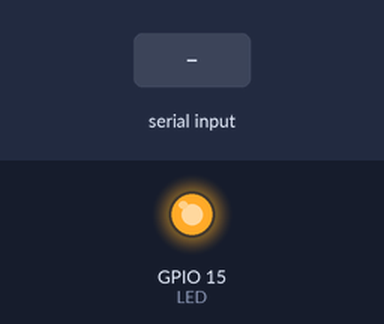
A sketch run on a simulated ESP32-S2. Parts: output pins drawn as LEDs (lit = HIGH). Dashed ring = blinking. The inputs (shaded band) are chosen by the test bench. EEPROM starts erased; what the sketch prints to the serial monitor is not drawn.

Above: at 0.23 s.
At 0.92 s:
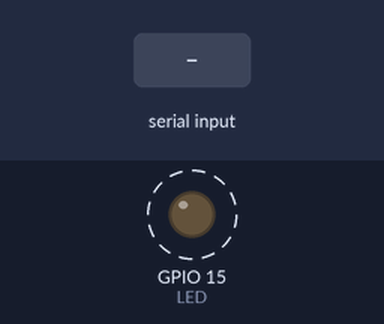
1.3 s: "client 1\n" received over Serial
4.3 s: "ssid 1\n" received over Serial
Timing chart, 0 to 16.3 s (numbered marks = the images above; inputs shaded):
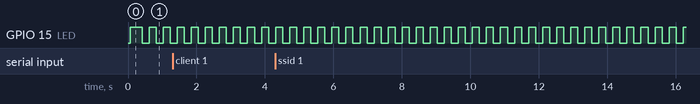

The sketch:

s2mini.ino
```cpp
#include <WiFi.h>
#include <WiFiClient.h>
#include <WebServer.h>
#include <ESPmDNS.h>
#include <EEPROM.h>
#include <AsyncUDP.h>

#define LED 15

AsyncUDP udp;

bool stav = false;
int treshold = 25;
int value = 0;
bool result = false;

bool connected = false;

String wifiMode = "none";

char ssid[50]= "cedule";
char password[50] = "password";

int opakovani = 0;

IPAddress ip;
IPAddress localIp (192,168,0,1);
IPAddress subnet (255,255,255,0);
IPAddress gateWay (192,168,0,1);

IPAddress broadcast (192,168,0,2);

WebServer server(8081);

int mem_ssid = 0;
int mem_pass = 0;
int mem_mode = 0;
int mem_value = 0;
int mem_tresh = 0;

void handleRoot() {

  String message = Execute("status","");

  for (uint8_t i = 0; i < server.args(); i++)
      message = Execute(server.argName(i), server.arg(i));

  server.send(200, "text/plain", message);
}

bool InitWifi() {
  bool result = false;

  if (strlen(ssid) == 0)
    Serial.println(GetErrorMessage(1));
  else {
    if (strlen(password) == 0)
      Serial.println(GetErrorMessage(2));
    else
      result = true;
  }

  return result;
}

bool Connect()
{
  if (wifiMode == "client")
      result = ClientMode();
  else if(wifiMode == "ap")
      result = APMode();

  connected = result;
  return result;
}

bool ClientMode()
{

  bool result = false;

  Serial.println();
  Serial.println();
  Serial.print("Pripojovani k ");
  Serial.println(ssid);
  Serial.print("Heslo ");
  Serial.println(password);

  WiFi.begin(ssid, password);

  opakovani = 0;
  delay(1000);

  while (WiFi.status() != WL_CONNECTED && opakovani < 3) {
    delay(500);
    Serial.print(".");
    WiFi.begin(ssid, password);
    opakovani++;
  }

  if (opakovani == 3) {
    Serial.println("");
    Serial.println("Nelze se pripojit k siti.");
  } else {
      ip = WiFi.localIP();
      Serial.println("");
      Serial.println("WiFi pripojena");
      Serial.println("IP adresa: ");
      Serial.println(ip);
      result = true;
  }

  return result;

}

bool APMode()
{

  Serial.println();
  Serial.println();
  Serial.print("Vytvoreni site ");
  Serial.println(ssid);
  Serial.print("Heslo ");
  Serial.println(password);

  WiFi.mode(WIFI_AP);

  WiFi.softAPConfig(localIp, gateWay, subnet);

  result = WiFi.softAP(ssid,password);

  if (result)
    ip = localIp;
  else
    ip = {0,0,0,0};

  Serial.println("IP adresa: ");
  Serial.println(ip);

  return result;

}

bool StartHttp() {

  if (MDNS.begin("esp32")) {
    Serial.println("MDNS responder started");

    server.on("/", handleRoot);

    server.on("/inline", []() {
      server.send(200, "text/plain", "this works as well");
    });

    server.onNotFound(handleNotFound);

    server.begin();
    Serial.println("HTTP server started");

    return true;
  }
}

void handleNotFound() {

  String message = "File Not Found\n\n";
  message += "URI: ";
  message += server.uri();
  message += "\nMethod: ";
  message += (server.method() == HTTP_GET) ? "GET" : "POST";
  message += "\nArguments: ";
  message += server.args();
  message += "\n";
  for (uint8_t i = 0; i < server.args(); i++) {
    message += " " + server.argName(i) + ": " + server.arg(i) + "\n";
  }
  server.send(404, "text/plain", message);
}

void setup() {

  pinMode(LED, OUTPUT);
  Serial.begin(115200);

  EEPROM.begin(1024);

  CalculateMemoryOffset();
  LoadSettings();

  digitalWrite(LED, true);

  if (InitWifi())
    if (Connect())
    {
      /*udp.connect(IPAddress(255,255,255,255), 8061);*/
      GetBroadcast();
      StartHttp();
    }
}

void loop() {

  Blinking();
  ReceiveSerial();
  server.handleClient();

  Display();
  delay(10);
}

void CallBroadcast()
{
  //udp.broadcast("tralala");
  Serial.println("Broadcasting...");
}

void GetBroadcast()
{
  if(udp.listen(8061)) {
  udp.onPacket([](AsyncUDPPacket packet) {
            Serial.print("UDP Packet Type: ");
            Serial.print(packet.isBroadcast()?"Broadcast":packet.isMulticast()?"Multicast":"Unicast");
            Serial.print(", From: ");
            Serial.print(packet.remoteIP());
            Serial.print(":");
            Serial.print(packet.remotePort());
            Serial.print(", To: ");
            Serial.print(packet.localIP());
            Serial.print(":");
            Serial.print(packet.localPort());
            Serial.print(", Length: ");
            Serial.print(packet.length());
            Serial.print(", Data: ");
            Serial.write(packet.data(), packet.length());
            Serial.println();
            //reply to the client
            packet.printf("Got %u bytes of data", packet.length());
        });
  }
}

void Display()
{
  if (value >= treshold)
    result = true;
  else
    result = false;
}

unsigned long currTime = 0;
unsigned long lastTime = 0;

void Blinking()
{
  unsigned long _delay = 0;

 if (!connected)
      _delay = 200;
    else
      _delay = 500;

  currTime = millis();

  if (currTime  - lastTime > _delay)
  {
    stav = !stav;
    digitalWrite(LED, stav);
    lastTime = currTime;

    /*
    if (connected && stav)
      GetBroadcast();
      */
  }

}

void CalculateMemoryOffset()
{
  mem_ssid = 0;
  mem_pass = mem_ssid + 32 + 1;
  mem_mode = mem_pass + 64 + 1;
  mem_value = mem_mode + 6 + 1;
  mem_tresh = mem_value + 4 + 1;
}

void LoadSettings()
{
   String eepromValue = "";

     //SSID
   eepromValue = readStringFromEEPROM(mem_ssid);
   eepromValue.toCharArray(ssid, eepromValue.length()+1);
   Serial.println(ssid);

     //Password
   eepromValue = readStringFromEEPROM(mem_pass);
   eepromValue.toCharArray(password, eepromValue.length()+1);
   Serial.println(password);

     //Wifi Mode
   eepromValue = readStringFromEEPROM(mem_mode);
   wifiMode = eepromValue;
   Serial.println(wifiMode);

     //Value
   eepromValue = readStringFromEEPROM(mem_value);
   value = eepromValue.toInt();
   Serial.println(value);

     //Treshold
   eepromValue = readStringFromEEPROM(mem_tresh);
   treshold = eepromValue.toInt();
   Serial.println(treshold);

}

String GetErrorMessage(int errCode)
{
  String errMsg = "(";
  errMsg.concat(String(errCode));
  errMsg.concat(") ");

  switch (errCode) {

    case 1:
      errMsg.concat("Missing WiFi SSID");
      break;
    case 2:
      errMsg.concat("Missing WiFi password");
      break;
    case 3:
      errMsg.concat("Invalid command");
      break;
    case 4:
      errMsg.concat("Missing argument");
      break;
    case 5:
      errMsg.concat("Unknown command");
      break;
    default:
      errMsg.concat("Unknown error code");
      break;
  }

  return errMsg;
}

void ReceiveSerial()
{
  String strReceived = "";

  if (Serial.available() > 0)
  {
    digitalWrite(LED, true);
    strReceived = Serial.readStringUntil('\n'); //
    digitalWrite(LED, false);

    Deserialize(strReceived);
  }
}

void Deserialize(String message)
{
  int index = -1;
  String command = "";
  String argument = "";

  if (message.length() > 0)
  {
    index = message.indexOf(' ');

    if (index > 0)
    {
      argument = message.substring(index+1);
      command = message.substring(0, index);
    }
    else
    {
      command = message;
    }

    Execute(command, argument);
  }
  else
    Serial.println(GetErrorMessage(3));
}

String Execute(String command, String argument)
{

  String rtnMsg = "";
  char buf[50];
  int argLen = 0;
  argLen = argument.length();

  command.toLowerCase();
  argument.toCharArray(buf, argument.length()+1);

  if (command.equals("ssid"))
  {
    if (argLen > 0)
    {
      argument.toCharArray(ssid, argument.length()+1);
      writeStringToEEPROM(mem_ssid, argument);
    }

    rtnMsg = "SSID is set to: ";
    rtnMsg.concat(ssid);
  }
  else if (command.equals("pass"))
  {
    if (argLen > 0)
    {
      argument.toCharArray(password, argument.length()+1);
      writeStringToEEPROM(mem_pass, argument);
    }

    rtnMsg = "Password is set to: ";
    rtnMsg.concat(password);
  }
   else if (command.equals("treshold"))
  {
    if (argLen > 0)
    if (StringIsNumber(argument))
    {
      treshold = argument.toInt();
      writeStringToEEPROM(mem_tresh, argument);
    }

    rtnMsg = "Treshold is set to: ";
    rtnMsg.concat(String(treshold));
  }
  else if (command.equals("value"))
  {
    if (argLen > 0)
      if (StringIsNumber(argument))
      {
        value = argument.toInt();
        writeStringToEEPROM(mem_value, argument);
      }

    rtnMsg = "Value is set to: ";
    rtnMsg.concat(String(value));
  }
  else if (command.equals("add") || command.equals("plus") || command.equals("+"))
  {
    value = value + 1;

    writeStringToEEPROM(mem_value, String(value));

    rtnMsg = "Value is set to: ";
    rtnMsg.concat(String(value));
  }
  else if (command.equals("deduct") || command.equals("minus") || command.equals("-"))
  {
    value = value - 1;

    writeStringToEEPROM(mem_value, String(value));

    rtnMsg = "Value is set to: ";
    rtnMsg.concat(String(value));
  }
  else if (command.equals("connect"))
  {
    if (InitWifi())
      Connect();
  }
  else if (command.equals("disconnect"))
  {
    WiFi.disconnect();
    connected = false;
    rtnMsg = "Disconnected";
  }
  else if (command.equals("wifimode"))
  {
    writeStringToEEPROM(mem_mode, argument);
    wifiMode = argument;
    rtnMsg = "Value is set to: ";
    rtnMsg.concat(String(wifiMode));
  }

  else if (command.equals("load"))
  {
    LoadSettings();
  }

  else if(command.equals("status"))
  {
    rtnMsg  = "conn:";
    rtnMsg.concat(String(connected));
    rtnMsg.concat("|wifimode:");
    rtnMsg.concat(wifiMode);
    rtnMsg.concat("|ssid:");
    rtnMsg.concat(ssid);
    rtnMsg.concat("|password:");
    rtnMsg.concat(password);
    rtnMsg.concat("|ip:");
    rtnMsg.concat(String(ip[0]));
    rtnMsg.concat(".");
    rtnMsg.concat(String(ip[1]));
    rtnMsg.concat(".");
    rtnMsg.concat(String(ip[2]));
    rtnMsg.concat(".");
    rtnMsg.concat(String(ip[3]));
    rtnMsg.concat("|mac:");
    rtnMsg.concat(String(WiFi.macAddress()));
    rtnMsg.concat("|treshold:");
    rtnMsg.concat(String(treshold));
    rtnMsg.concat("|value:");
    rtnMsg.concat(String(value));
    rtnMsg.concat("|result:");
    rtnMsg.concat(String(result));
  }
  else
  {
    rtnMsg = GetErrorMessage(5);
  }
  Serial.println(rtnMsg);
  return rtnMsg;
}

bool StringIsNumber(String inputString)
{
  bool retVal = true;

  for (int strPos = 0; strPos < inputString.length(); strPos++)
    if (!isDigit(inputString.charAt(strPos)))
      retVal = false;

  return retVal;
}

void writeStringToEEPROM(int addrOffset, const String &strToWrite)
{
  byte len = strToWrite.length();
  EEPROM.write(addrOffset, len);

  for (int i = 0; i < len; i++)
  {
    EEPROM.write(addrOffset + 1 + i, strToWrite[i]);
  }

  EEPROM.commit();

}

String readStringFromEEPROM(int addrOffset)
{
  int newStrLen = EEPROM.read(addrOffset);

  Serial.println(String(newStrLen));

  char data[newStrLen + 1];
  for (int i = 0; i < newStrLen; i++)
  {
    data[i] = EEPROM.read(addrOffset + 1 + i);
  }

  data[newStrLen] = '\0';
  return String(data);
}
```

Measured:
- by itself, GPIO 15 (LED): alternates HIGH for 0.21 s and LOW for 0.21 s
